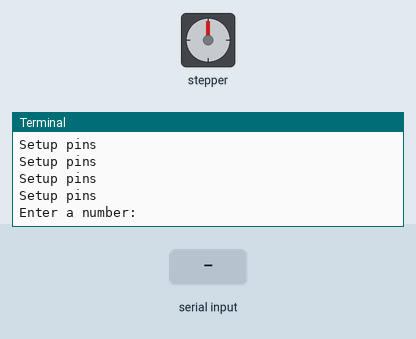
The program below on a simulated Raspberry Pi (BCM pin numbers). Shown: stepper motor, the last lines printed to the terminal. The test bench sets the inputs (shaded band). The stepper is drawn at 2048 steps a turn. At 4.8 s the program stops and its outputs stay as they are.

Above: at 1.2 s.
1.3 s: "5" typed at the terminal, then Enter
At 2.4 s:
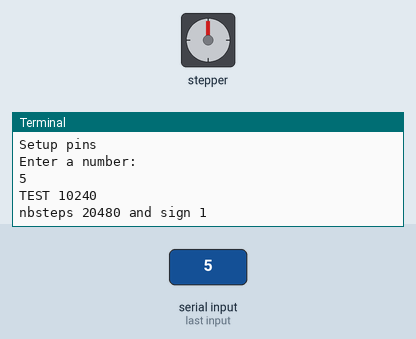
2.8 s: "r" typed at the terminal, then Enter
At 6.0 s:
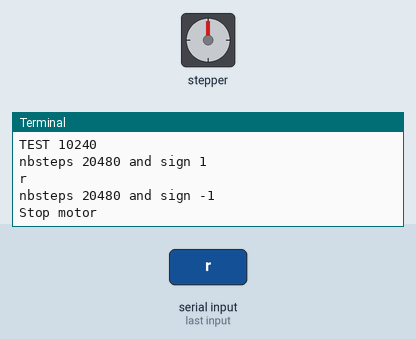

Measured:
- after the input at 1.3 s, the terminal: prints a new line at once (image 1)
- after the input at 2.8 s, the terminal: prints a new line at once (image 2)

The program:

steppet.py
```python
#!/usr/bin/env python
# -*- coding: utf-8 -*-

# libraries
import time

import RPi.GPIO as GPIO

# Use BCM GPIO references
# Instead of physical pin numbers
GPIO.setmode(GPIO.BCM)

# Define GPIO signals to use Pins 18,22,24,26 GPIO24,GPIO25,GPIO8,GPIO7
StepPins = [24,25,8,7]
# Set all pins as output
for pin in StepPins:
        print("Setup pins")
        GPIO.setup(pin,GPIO.OUT)
        GPIO.output(pin, False)
# Define some settings
WaitTime = 0.0009

# Define simple sequence
StepCount1 = 4
Seq1 = []
Seq1 = [i for i in range(0, StepCount1)]
Seq1[0] = [1,0,0,0]
Seq1[1] = [0,1,0,0]
Seq1[2] = [0,0,1,0]
Seq1[3] = [0,0,0,1]
# Define advanced half-step sequence
StepCount2 = 8
Seq2 = []
Seq2 = [i for i in range(0, StepCount2)]
Seq2[0] = [1,0,0,0]
Seq2[1] = [1,1,0,0]
Seq2[2] = [0,1,0,0]
Seq2[3] = [0,1,1,0]
Seq2[4] = [0,0,1,0]
Seq2[5] = [0,0,1,1]
Seq2[6] = [0,0,0,1]
Seq2[7] = [1,0,0,1]
# Choose a sequence to use
Seq = Seq2
StepCount = StepCount2

run=True;

def steps(nb):
        global run
        StepCounter = 0
        if nb<0: sign=-1
        else: sign=1
        nb=sign*nb*2 #times 2 because half-step
        print("nbsteps {} and sign {}".format(nb,sign))
        while(run):
                for pin in range(4):
                        xpin = StepPins[pin]
                        if Seq[StepCounter][pin]!=0:
                                GPIO.output(xpin, True)
                        else:
                                GPIO.output(xpin, False)
                StepCounter += sign
        # If we reach the end of the sequence
        # start again
                if (StepCounter==StepCount):
                        StepCounter = 0
                if (StepCounter<0):
                        StepCounter = StepCount-1
                # Wait before moving on
                time.sleep(WaitTime)
                x = raw_input()

                if x == 'r': run=False

# Start main loop
if __name__ == '__main__' :
    hasRun=False
    nbStepsPerRev = int(input("Enter a number: ")) * 2048

    while not hasRun:
            print("TEST {}".format(nbStepsPerRev))
            steps(nbStepsPerRev)# parcourt un tour dans le sens horaire
            time.sleep(1)
            steps(-nbStepsPerRev)# parcourt un tour dans le sens anti-horaire
            time.sleep(1)

            hasRun=True

    print("Stop motor")
    for pin in StepPins:
            GPIO.output(pin, False)
```
